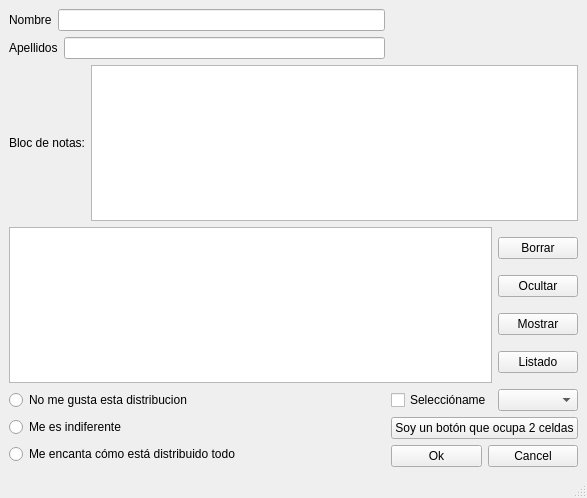
<?xml version="1.0" encoding="UTF-8"?>
<ui version="4.0">
 <class>MainWindow</class>
 <widget class="QMainWindow" name="MainWindow">
  <property name="geometry">
   <rect>
    <x>0</x>
    <y>0</y>
    <width>587</width>
    <height>498</height>
   </rect>
  </property>
  <property name="windowTitle">
   <string>MainWindow</string>
  </property>
  <widget class="QWidget" name="centralwidget">
   <layout class="QGridLayout" name="gridLayout_2">
    <item row="0" column="0">
     <layout class="QHBoxLayout" name="horizontalLayout">
      <item>
       <widget class="QLabel" name="label">
        <property name="text">
         <string>Nombre</string>
        </property>
       </widget>
      </item>
      <item>
       <widget class="QLineEdit" name="lineEdit"/>
      </item>
     </layout>
    </item>
    <item row="1" column="0">
     <layout class="QHBoxLayout" name="horizontalLayout_2">
      <item>
       <widget class="QLabel" name="label_2">
        <property name="text">
         <string>Apellidos</string>
        </property>
       </widget>
      </item>
      <item>
       <widget class="QLineEdit" name="lineEdit_2"/>
      </item>
     </layout>
    </item>
    <item row="3" column="0" colspan="2">
     <layout class="QHBoxLayout" name="horizontalLayout_4">
      <item>
       <widget class="QTextEdit" name="textEdit_2"/>
      </item>
      <item>
       <layout class="QVBoxLayout" name="verticalLayout">
        <item>
         <widget class="QPushButton" name="pushButton">
          <property name="text">
           <string>Borrar</string>
          </property>
         </widget>
        </item>
        <item>
         <widget class="QPushButton" name="pushButton_2">
          <property name="text">
           <string>Ocultar</string>
          </property>
         </widget>
        </item>
        <item>
         <widget class="QPushButton" name="pushButton_3">
          <property name="text">
           <string>Mostrar</string>
          </property>
         </widget>
        </item>
        <item>
         <widget class="QPushButton" name="pushButton_4">
          <property name="text">
           <string>Listado</string>
          </property>
         </widget>
        </item>
       </layout>
      </item>
     </layout>
    </item>
    <item row="4" column="0" rowspan="2">
     <layout class="QVBoxLayout" name="verticalLayout_2">
      <item>
       <widget class="QRadioButton" name="radioButton">
        <property name="text">
         <string>No me gusta esta distribucion</string>
        </property>
       </widget>
      </item>
      <item>
       <widget class="QRadioButton" name="radioButton_2">
        <property name="text">
         <string>Me es indiferente</string>
        </property>
       </widget>
      </item>
      <item>
       <widget class="QRadioButton" name="radioButton_3">
        <property name="text">
         <string>Me encanta cómo está distribuido todo</string>
        </property>
       </widget>
      </item>
     </layout>
    </item>
    <item row="4" column="1">
     <layout class="QHBoxLayout" name="horizontalLayout_5">
      <item>
       <widget class="QCheckBox" name="checkBox">
        <property name="text">
         <string>Seleccióname</string>
        </property>
       </widget>
      </item>
      <item>
       <widget class="QComboBox" name="comboBox"/>
      </item>
     </layout>
    </item>
    <item row="5" column="1">
     <layout class="QGridLayout" name="gridLayout">
      <item row="0" column="0" colspan="2">
       <widget class="QPushButton" name="pushButton_5">
        <property name="text">
         <string>Soy un botón que ocupa 2 celdas</string>
        </property>
       </widget>
      </item>
      <item row="1" column="0">
       <widget class="QPushButton" name="pushButton_6">
        <property name="text">
         <string>Ok</string>
        </property>
       </widget>
      </item>
      <item row="1" column="1">
       <widget class="QPushButton" name="pushButton_7">
        <property name="text">
         <string>Cancel</string>
        </property>
       </widget>
      </item>
     </layout>
    </item>
    <item row="2" column="0" colspan="2">
     <layout class="QHBoxLayout" name="horizontalLayout_3">
      <item>
       <widget class="QLabel" name="label_3">
        <property name="text">
         <string>Bloc de notas:</string>
        </property>
       </widget>
      </item>
      <item>
       <widget class="QTextEdit" name="textEdit"/>
      </item>
     </layout>
    </item>
   </layout>
  </widget>
  <widget class="QMenuBar" name="menubar">
   <property name="geometry">
    <rect>
     <x>0</x>
     <y>0</y>
     <width>587</width>
     <height>33</height>
    </rect>
   </property>
  </widget>
  <widget class="QStatusBar" name="statusbar"/>
 </widget>
 <resources/>
 <connections/>
</ui>
